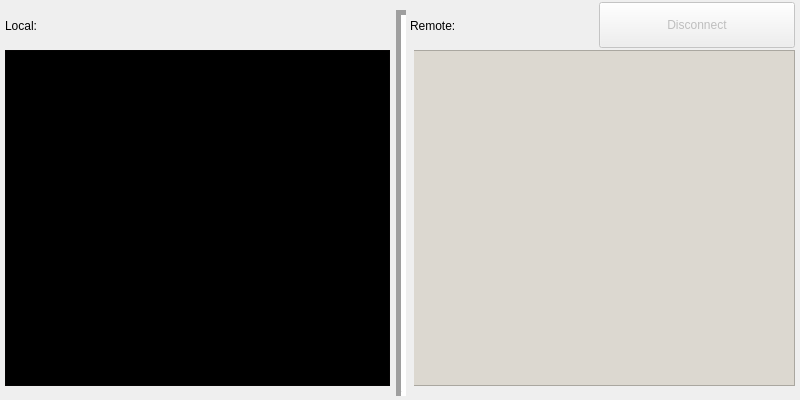
<?xml version="1.0" encoding="UTF-8"?>
<ui version="4.0">
 <class>MainWindow</class>
 <widget class="QMainWindow" name="MainWindow">
  <property name="geometry">
   <rect>
    <x>0</x>
    <y>0</y>
    <width>800</width>
    <height>400</height>
   </rect>
  </property>
  <property name="windowTitle">
   <string>N900FTP</string>
  </property>
  <widget class="QWidget" name="centralWidget">
   <widget class="QListWidget" name="m_lw_remote">
    <property name="enabled">
     <bool>false</bool>
    </property>
    <property name="geometry">
     <rect>
      <x>410</x>
      <y>50</y>
      <width>385</width>
      <height>336</height>
     </rect>
    </property>
    <property name="palette">
     <palette>
      <active>
       <colorrole role="WindowText">
        <brush brushstyle="SolidPattern">
         <color alpha="255">
          <red>0</red>
          <green>0</green>
          <blue>0</blue>
         </color>
        </brush>
       </colorrole>
       <colorrole role="Button">
        <brush brushstyle="SolidPattern">
         <color alpha="255">
          <red>220</red>
          <green>216</green>
          <blue>208</blue>
         </color>
        </brush>
       </colorrole>
       <colorrole role="Light">
        <brush brushstyle="SolidPattern">
         <color alpha="255">
          <red>255</red>
          <green>255</green>
          <blue>255</blue>
         </color>
        </brush>
       </colorrole>
       <colorrole role="Midlight">
        <brush brushstyle="SolidPattern">
         <color alpha="255">
          <red>237</red>
          <green>235</green>
          <blue>231</blue>
         </color>
        </brush>
       </colorrole>
       <colorrole role="Dark">
        <brush brushstyle="SolidPattern">
         <color alpha="255">
          <red>110</red>
          <green>108</green>
          <blue>104</blue>
         </color>
        </brush>
       </colorrole>
       <colorrole role="Mid">
        <brush brushstyle="SolidPattern">
         <color alpha="255">
          <red>147</red>
          <green>144</green>
          <blue>139</blue>
         </color>
        </brush>
       </colorrole>
       <colorrole role="Text">
        <brush brushstyle="SolidPattern">
         <color alpha="255">
          <red>0</red>
          <green>0</green>
          <blue>0</blue>
         </color>
        </brush>
       </colorrole>
       <colorrole role="BrightText">
        <brush brushstyle="SolidPattern">
         <color alpha="255">
          <red>255</red>
          <green>255</green>
          <blue>255</blue>
         </color>
        </brush>
       </colorrole>
       <colorrole role="ButtonText">
        <brush brushstyle="SolidPattern">
         <color alpha="255">
          <red>0</red>
          <green>0</green>
          <blue>0</blue>
         </color>
        </brush>
       </colorrole>
       <colorrole role="Base">
        <brush brushstyle="SolidPattern">
         <color alpha="255">
          <red>255</red>
          <green>255</green>
          <blue>255</blue>
         </color>
        </brush>
       </colorrole>
       <colorrole role="Window">
        <brush brushstyle="SolidPattern">
         <color alpha="255">
          <red>220</red>
          <green>216</green>
          <blue>208</blue>
         </color>
        </brush>
       </colorrole>
       <colorrole role="Shadow">
        <brush brushstyle="SolidPattern">
         <color alpha="255">
          <red>0</red>
          <green>0</green>
          <blue>0</blue>
         </color>
        </brush>
       </colorrole>
       <colorrole role="AlternateBase">
        <brush brushstyle="SolidPattern">
         <color alpha="255">
          <red>237</red>
          <green>235</green>
          <blue>231</blue>
         </color>
        </brush>
       </colorrole>
       <colorrole role="ToolTipBase">
        <brush brushstyle="SolidPattern">
         <color alpha="255">
          <red>255</red>
          <green>255</green>
          <blue>220</blue>
         </color>
        </brush>
       </colorrole>
       <colorrole role="ToolTipText">
        <brush brushstyle="SolidPattern">
         <color alpha="255">
          <red>0</red>
          <green>0</green>
          <blue>0</blue>
         </color>
        </brush>
       </colorrole>
      </active>
      <inactive>
       <colorrole role="WindowText">
        <brush brushstyle="SolidPattern">
         <color alpha="255">
          <red>0</red>
          <green>0</green>
          <blue>0</blue>
         </color>
        </brush>
       </colorrole>
       <colorrole role="Button">
        <brush brushstyle="SolidPattern">
         <color alpha="255">
          <red>220</red>
          <green>216</green>
          <blue>208</blue>
         </color>
        </brush>
       </colorrole>
       <colorrole role="Light">
        <brush brushstyle="SolidPattern">
         <color alpha="255">
          <red>255</red>
          <green>255</green>
          <blue>255</blue>
         </color>
        </brush>
       </colorrole>
       <colorrole role="Midlight">
        <brush brushstyle="SolidPattern">
         <color alpha="255">
          <red>237</red>
          <green>235</green>
          <blue>231</blue>
         </color>
        </brush>
       </colorrole>
       <colorrole role="Dark">
        <brush brushstyle="SolidPattern">
         <color alpha="255">
          <red>110</red>
          <green>108</green>
          <blue>104</blue>
         </color>
        </brush>
       </colorrole>
       <colorrole role="Mid">
        <brush brushstyle="SolidPattern">
         <color alpha="255">
          <red>147</red>
          <green>144</green>
          <blue>139</blue>
         </color>
        </brush>
       </colorrole>
       <colorrole role="Text">
        <brush brushstyle="SolidPattern">
         <color alpha="255">
          <red>0</red>
          <green>0</green>
          <blue>0</blue>
         </color>
        </brush>
       </colorrole>
       <colorrole role="BrightText">
        <brush brushstyle="SolidPattern">
         <color alpha="255">
          <red>255</red>
          <green>255</green>
          <blue>255</blue>
         </color>
        </brush>
       </colorrole>
       <colorrole role="ButtonText">
        <brush brushstyle="SolidPattern">
         <color alpha="255">
          <red>0</red>
          <green>0</green>
          <blue>0</blue>
         </color>
        </brush>
       </colorrole>
       <colorrole role="Base">
        <brush brushstyle="SolidPattern">
         <color alpha="255">
          <red>255</red>
          <green>255</green>
          <blue>255</blue>
         </color>
        </brush>
       </colorrole>
       <colorrole role="Window">
        <brush brushstyle="SolidPattern">
         <color alpha="255">
          <red>220</red>
          <green>216</green>
          <blue>208</blue>
         </color>
        </brush>
       </colorrole>
       <colorrole role="Shadow">
        <brush brushstyle="SolidPattern">
         <color alpha="255">
          <red>0</red>
          <green>0</green>
          <blue>0</blue>
         </color>
        </brush>
       </colorrole>
       <colorrole role="AlternateBase">
        <brush brushstyle="SolidPattern">
         <color alpha="255">
          <red>237</red>
          <green>235</green>
          <blue>231</blue>
         </color>
        </brush>
       </colorrole>
       <colorrole role="ToolTipBase">
        <brush brushstyle="SolidPattern">
         <color alpha="255">
          <red>255</red>
          <green>255</green>
          <blue>220</blue>
         </color>
        </brush>
       </colorrole>
       <colorrole role="ToolTipText">
        <brush brushstyle="SolidPattern">
         <color alpha="255">
          <red>0</red>
          <green>0</green>
          <blue>0</blue>
         </color>
        </brush>
       </colorrole>
      </inactive>
      <disabled>
       <colorrole role="WindowText">
        <brush brushstyle="SolidPattern">
         <color alpha="255">
          <red>110</red>
          <green>108</green>
          <blue>104</blue>
         </color>
        </brush>
       </colorrole>
       <colorrole role="Button">
        <brush brushstyle="SolidPattern">
         <color alpha="255">
          <red>220</red>
          <green>216</green>
          <blue>208</blue>
         </color>
        </brush>
       </colorrole>
       <colorrole role="Light">
        <brush brushstyle="SolidPattern">
         <color alpha="255">
          <red>255</red>
          <green>255</green>
          <blue>255</blue>
         </color>
        </brush>
       </colorrole>
       <colorrole role="Midlight">
        <brush brushstyle="SolidPattern">
         <color alpha="255">
          <red>237</red>
          <green>235</green>
          <blue>231</blue>
         </color>
        </brush>
       </colorrole>
       <colorrole role="Dark">
        <brush brushstyle="SolidPattern">
         <color alpha="255">
          <red>110</red>
          <green>108</green>
          <blue>104</blue>
         </color>
        </brush>
       </colorrole>
       <colorrole role="Mid">
        <brush brushstyle="SolidPattern">
         <color alpha="255">
          <red>147</red>
          <green>144</green>
          <blue>139</blue>
         </color>
        </brush>
       </colorrole>
       <colorrole role="Text">
        <brush brushstyle="SolidPattern">
         <color alpha="255">
          <red>110</red>
          <green>108</green>
          <blue>104</blue>
         </color>
        </brush>
       </colorrole>
       <colorrole role="BrightText">
        <brush brushstyle="SolidPattern">
         <color alpha="255">
          <red>255</red>
          <green>255</green>
          <blue>255</blue>
         </color>
        </brush>
       </colorrole>
       <colorrole role="ButtonText">
        <brush brushstyle="SolidPattern">
         <color alpha="255">
          <red>110</red>
          <green>108</green>
          <blue>104</blue>
         </color>
        </brush>
       </colorrole>
       <colorrole role="Base">
        <brush brushstyle="SolidPattern">
         <color alpha="255">
          <red>220</red>
          <green>216</green>
          <blue>208</blue>
         </color>
        </brush>
       </colorrole>
       <colorrole role="Window">
        <brush brushstyle="SolidPattern">
         <color alpha="255">
          <red>220</red>
          <green>216</green>
          <blue>208</blue>
         </color>
        </brush>
       </colorrole>
       <colorrole role="Shadow">
        <brush brushstyle="SolidPattern">
         <color alpha="255">
          <red>0</red>
          <green>0</green>
          <blue>0</blue>
         </color>
        </brush>
       </colorrole>
       <colorrole role="AlternateBase">
        <brush brushstyle="SolidPattern">
         <color alpha="255">
          <red>220</red>
          <green>216</green>
          <blue>208</blue>
         </color>
        </brush>
       </colorrole>
       <colorrole role="ToolTipBase">
        <brush brushstyle="SolidPattern">
         <color alpha="255">
          <red>255</red>
          <green>255</green>
          <blue>220</blue>
         </color>
        </brush>
       </colorrole>
       <colorrole role="ToolTipText">
        <brush brushstyle="SolidPattern">
         <color alpha="255">
          <red>0</red>
          <green>0</green>
          <blue>0</blue>
         </color>
        </brush>
       </colorrole>
      </disabled>
     </palette>
    </property>
   </widget>
   <widget class="Line" name="line">
    <property name="geometry">
     <rect>
      <x>388</x>
      <y>10</y>
      <width>26</width>
      <height>386</height>
     </rect>
    </property>
    <property name="minimumSize">
     <size>
      <width>0</width>
      <height>0</height>
     </size>
    </property>
    <property name="autoFillBackground">
     <bool>true</bool>
    </property>
    <property name="lineWidth">
     <number>5</number>
    </property>
    <property name="orientation">
     <enum>Qt::Vertical</enum>
    </property>
   </widget>
   <widget class="QLabel" name="label">
    <property name="geometry">
     <rect>
      <x>5</x>
      <y>10</y>
      <width>86</width>
      <height>31</height>
     </rect>
    </property>
    <property name="text">
     <string>Local:</string>
    </property>
   </widget>
   <widget class="QLabel" name="label_2">
    <property name="geometry">
     <rect>
      <x>410</x>
      <y>10</y>
      <width>86</width>
      <height>31</height>
     </rect>
    </property>
    <property name="text">
     <string>Remote:</string>
    </property>
   </widget>
   <widget class="QListWidget" name="m_lw_local">
    <property name="geometry">
     <rect>
      <x>5</x>
      <y>50</y>
      <width>385</width>
      <height>336</height>
     </rect>
    </property>
    <property name="palette">
     <palette>
      <active>
       <colorrole role="WindowText">
        <brush brushstyle="SolidPattern">
         <color alpha="255">
          <red>255</red>
          <green>255</green>
          <blue>255</blue>
         </color>
        </brush>
       </colorrole>
       <colorrole role="Button">
        <brush brushstyle="SolidPattern">
         <color alpha="255">
          <red>6</red>
          <green>5</green>
          <blue>5</blue>
         </color>
        </brush>
       </colorrole>
       <colorrole role="Light">
        <brush brushstyle="SolidPattern">
         <color alpha="255">
          <red>9</red>
          <green>7</green>
          <blue>7</blue>
         </color>
        </brush>
       </colorrole>
       <colorrole role="Midlight">
        <brush brushstyle="SolidPattern">
         <color alpha="255">
          <red>7</red>
          <green>6</green>
          <blue>6</blue>
         </color>
        </brush>
       </colorrole>
       <colorrole role="Dark">
        <brush brushstyle="SolidPattern">
         <color alpha="255">
          <red>3</red>
          <green>2</green>
          <blue>2</blue>
         </color>
        </brush>
       </colorrole>
       <colorrole role="Mid">
        <brush brushstyle="SolidPattern">
         <color alpha="255">
          <red>4</red>
          <green>3</green>
          <blue>3</blue>
         </color>
        </brush>
       </colorrole>
       <colorrole role="Text">
        <brush brushstyle="SolidPattern">
         <color alpha="255">
          <red>255</red>
          <green>255</green>
          <blue>255</blue>
         </color>
        </brush>
       </colorrole>
       <colorrole role="BrightText">
        <brush brushstyle="SolidPattern">
         <color alpha="255">
          <red>255</red>
          <green>255</green>
          <blue>255</blue>
         </color>
        </brush>
       </colorrole>
       <colorrole role="ButtonText">
        <brush brushstyle="SolidPattern">
         <color alpha="255">
          <red>255</red>
          <green>255</green>
          <blue>255</blue>
         </color>
        </brush>
       </colorrole>
       <colorrole role="Base">
        <brush brushstyle="SolidPattern">
         <color alpha="255">
          <red>0</red>
          <green>0</green>
          <blue>0</blue>
         </color>
        </brush>
       </colorrole>
       <colorrole role="Window">
        <brush brushstyle="SolidPattern">
         <color alpha="255">
          <red>6</red>
          <green>5</green>
          <blue>5</blue>
         </color>
        </brush>
       </colorrole>
       <colorrole role="Shadow">
        <brush brushstyle="SolidPattern">
         <color alpha="255">
          <red>0</red>
          <green>0</green>
          <blue>0</blue>
         </color>
        </brush>
       </colorrole>
       <colorrole role="AlternateBase">
        <brush brushstyle="SolidPattern">
         <color alpha="255">
          <red>3</red>
          <green>2</green>
          <blue>2</blue>
         </color>
        </brush>
       </colorrole>
       <colorrole role="ToolTipBase">
        <brush brushstyle="SolidPattern">
         <color alpha="255">
          <red>255</red>
          <green>255</green>
          <blue>220</blue>
         </color>
        </brush>
       </colorrole>
       <colorrole role="ToolTipText">
        <brush brushstyle="SolidPattern">
         <color alpha="255">
          <red>0</red>
          <green>0</green>
          <blue>0</blue>
         </color>
        </brush>
       </colorrole>
      </active>
      <inactive>
       <colorrole role="WindowText">
        <brush brushstyle="SolidPattern">
         <color alpha="255">
          <red>255</red>
          <green>255</green>
          <blue>255</blue>
         </color>
        </brush>
       </colorrole>
       <colorrole role="Button">
        <brush brushstyle="SolidPattern">
         <color alpha="255">
          <red>6</red>
          <green>5</green>
          <blue>5</blue>
         </color>
        </brush>
       </colorrole>
       <colorrole role="Light">
        <brush brushstyle="SolidPattern">
         <color alpha="255">
          <red>9</red>
          <green>7</green>
          <blue>7</blue>
         </color>
        </brush>
       </colorrole>
       <colorrole role="Midlight">
        <brush brushstyle="SolidPattern">
         <color alpha="255">
          <red>7</red>
          <green>6</green>
          <blue>6</blue>
         </color>
        </brush>
       </colorrole>
       <colorrole role="Dark">
        <brush brushstyle="SolidPattern">
         <color alpha="255">
          <red>3</red>
          <green>2</green>
          <blue>2</blue>
         </color>
        </brush>
       </colorrole>
       <colorrole role="Mid">
        <brush brushstyle="SolidPattern">
         <color alpha="255">
          <red>4</red>
          <green>3</green>
          <blue>3</blue>
         </color>
        </brush>
       </colorrole>
       <colorrole role="Text">
        <brush brushstyle="SolidPattern">
         <color alpha="255">
          <red>255</red>
          <green>255</green>
          <blue>255</blue>
         </color>
        </brush>
       </colorrole>
       <colorrole role="BrightText">
        <brush brushstyle="SolidPattern">
         <color alpha="255">
          <red>255</red>
          <green>255</green>
          <blue>255</blue>
         </color>
        </brush>
       </colorrole>
       <colorrole role="ButtonText">
        <brush brushstyle="SolidPattern">
         <color alpha="255">
          <red>255</red>
          <green>255</green>
          <blue>255</blue>
         </color>
        </brush>
       </colorrole>
       <colorrole role="Base">
        <brush brushstyle="SolidPattern">
         <color alpha="255">
          <red>0</red>
          <green>0</green>
          <blue>0</blue>
         </color>
        </brush>
       </colorrole>
       <colorrole role="Window">
        <brush brushstyle="SolidPattern">
         <color alpha="255">
          <red>6</red>
          <green>5</green>
          <blue>5</blue>
         </color>
        </brush>
       </colorrole>
       <colorrole role="Shadow">
        <brush brushstyle="SolidPattern">
         <color alpha="255">
          <red>0</red>
          <green>0</green>
          <blue>0</blue>
         </color>
        </brush>
       </colorrole>
       <colorrole role="AlternateBase">
        <brush brushstyle="SolidPattern">
         <color alpha="255">
          <red>3</red>
          <green>2</green>
          <blue>2</blue>
         </color>
        </brush>
       </colorrole>
       <colorrole role="ToolTipBase">
        <brush brushstyle="SolidPattern">
         <color alpha="255">
          <red>255</red>
          <green>255</green>
          <blue>220</blue>
         </color>
        </brush>
       </colorrole>
       <colorrole role="ToolTipText">
        <brush brushstyle="SolidPattern">
         <color alpha="255">
          <red>0</red>
          <green>0</green>
          <blue>0</blue>
         </color>
        </brush>
       </colorrole>
      </inactive>
      <disabled>
       <colorrole role="WindowText">
        <brush brushstyle="SolidPattern">
         <color alpha="255">
          <red>3</red>
          <green>2</green>
          <blue>2</blue>
         </color>
        </brush>
       </colorrole>
       <colorrole role="Button">
        <brush brushstyle="SolidPattern">
         <color alpha="255">
          <red>6</red>
          <green>5</green>
          <blue>5</blue>
         </color>
        </brush>
       </colorrole>
       <colorrole role="Light">
        <brush brushstyle="SolidPattern">
         <color alpha="255">
          <red>9</red>
          <green>7</green>
          <blue>7</blue>
         </color>
        </brush>
       </colorrole>
       <colorrole role="Midlight">
        <brush brushstyle="SolidPattern">
         <color alpha="255">
          <red>7</red>
          <green>6</green>
          <blue>6</blue>
         </color>
        </brush>
       </colorrole>
       <colorrole role="Dark">
        <brush brushstyle="SolidPattern">
         <color alpha="255">
          <red>3</red>
          <green>2</green>
          <blue>2</blue>
         </color>
        </brush>
       </colorrole>
       <colorrole role="Mid">
        <brush brushstyle="SolidPattern">
         <color alpha="255">
          <red>4</red>
          <green>3</green>
          <blue>3</blue>
         </color>
        </brush>
       </colorrole>
       <colorrole role="Text">
        <brush brushstyle="SolidPattern">
         <color alpha="255">
          <red>3</red>
          <green>2</green>
          <blue>2</blue>
         </color>
        </brush>
       </colorrole>
       <colorrole role="BrightText">
        <brush brushstyle="SolidPattern">
         <color alpha="255">
          <red>255</red>
          <green>255</green>
          <blue>255</blue>
         </color>
        </brush>
       </colorrole>
       <colorrole role="ButtonText">
        <brush brushstyle="SolidPattern">
         <color alpha="255">
          <red>3</red>
          <green>2</green>
          <blue>2</blue>
         </color>
        </brush>
       </colorrole>
       <colorrole role="Base">
        <brush brushstyle="SolidPattern">
         <color alpha="255">
          <red>6</red>
          <green>5</green>
          <blue>5</blue>
         </color>
        </brush>
       </colorrole>
       <colorrole role="Window">
        <brush brushstyle="SolidPattern">
         <color alpha="255">
          <red>6</red>
          <green>5</green>
          <blue>5</blue>
         </color>
        </brush>
       </colorrole>
       <colorrole role="Shadow">
        <brush brushstyle="SolidPattern">
         <color alpha="255">
          <red>0</red>
          <green>0</green>
          <blue>0</blue>
         </color>
        </brush>
       </colorrole>
       <colorrole role="AlternateBase">
        <brush brushstyle="SolidPattern">
         <color alpha="255">
          <red>6</red>
          <green>5</green>
          <blue>5</blue>
         </color>
        </brush>
       </colorrole>
       <colorrole role="ToolTipBase">
        <brush brushstyle="SolidPattern">
         <color alpha="255">
          <red>255</red>
          <green>255</green>
          <blue>220</blue>
         </color>
        </brush>
       </colorrole>
       <colorrole role="ToolTipText">
        <brush brushstyle="SolidPattern">
         <color alpha="255">
          <red>0</red>
          <green>0</green>
          <blue>0</blue>
         </color>
        </brush>
       </colorrole>
      </disabled>
     </palette>
    </property>
    <property name="autoFillBackground">
     <bool>false</bool>
    </property>
   </widget>
   <widget class="QPushButton" name="m_bu_disconnect">
    <property name="enabled">
     <bool>false</bool>
    </property>
    <property name="geometry">
     <rect>
      <x>599</x>
      <y>2</y>
      <width>196</width>
      <height>46</height>
     </rect>
    </property>
    <property name="minimumSize">
     <size>
      <width>196</width>
      <height>46</height>
     </size>
    </property>
    <property name="text">
     <string>Disconnect</string>
    </property>
   </widget>
  </widget>
  <action name="actionOpen_Location">
   <property name="text">
    <string>Open Location</string>
   </property>
  </action>
  <action name="actionClose">
   <property name="text">
    <string>Close</string>
   </property>
  </action>
  <action name="actionOpen_Location_2">
   <property name="text">
    <string>Open Location</string>
   </property>
  </action>
 </widget>
 <resources/>
 <connections/>
 <designerdata>
  <property name="gridDeltaX">
   <number>5</number>
  </property>
  <property name="gridDeltaY">
   <number>5</number>
  </property>
  <property name="gridSnapX">
   <bool>true</bool>
  </property>
  <property name="gridSnapY">
   <bool>true</bool>
  </property>
  <property name="gridVisible">
   <bool>true</bool>
  </property>
 </designerdata>
</ui>
